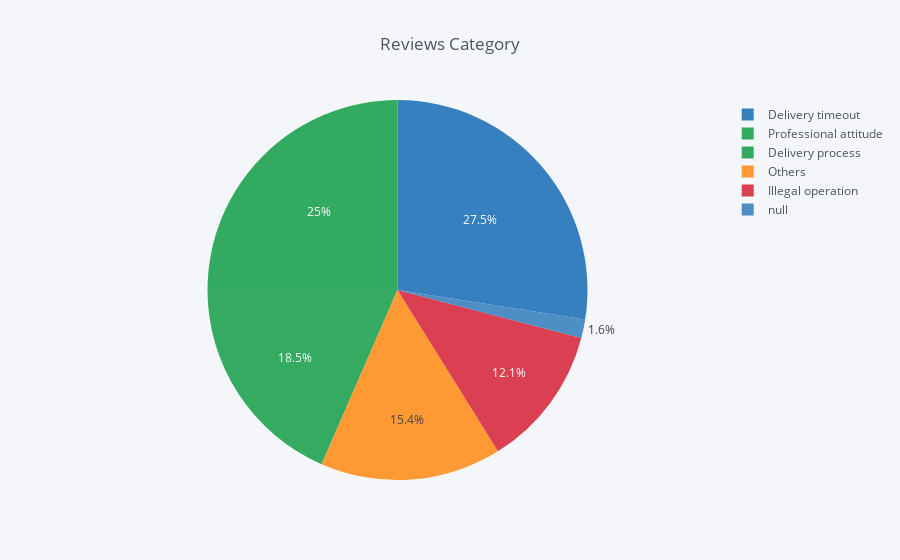

Here is the notebook cell this chart was saved with:
### Code cell
data_explode.iplot(kind='pie',labels='Reviews Category',values='Rating',title='Reviews Category')

### Figure 1 — Plotly figure (JSON) as saved in the notebook; plotly's stock layout.template omitted (floating-point values rounded to 4 significant figures; data arrays with more than 128 entries replaced by an {"elided": "..."} marker saying what was removed)
{"data": [{"labels": {"elided": "688 str values"}, "marker": {"colors": {"elided": "688 str values"}}, "name": "", "type": "pie", "values": {"elided": "688 int values"}}], "layout": {"legend": {"bgcolor": "#F5F6F9", "font": {"color": "#4D5663"}}, "paper_bgcolor": "#F5F6F9", "plot_bgcolor": "#F5F6F9", "title": "Reviews Category", "titlefont": {"color": "#4D5663"}}}
